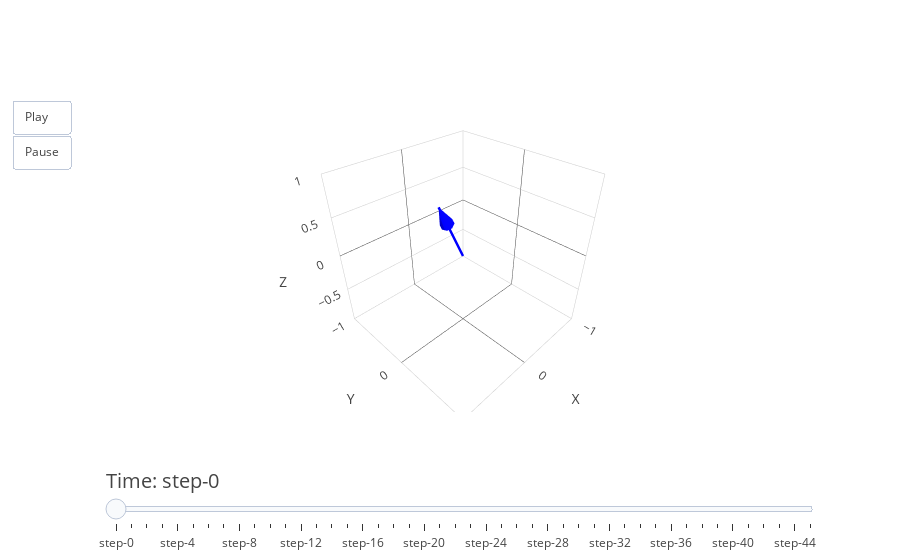

The code cell stored with this chart in its notebook:
### Markdown cell above
DATA Y

### Code cell
quaternion_data = read_csv(full_data_file_path_y)
# Predict states with UKF
predicted_states = []
raw_pitch = []
raw_roll = []
raw_yaw = []

for q in quaternion_data:
    q = q / np.linalg.norm(q)
    ukf.predict()
    ukf.update(q)
    predicted_states.append(ukf.x)
predicted_states = np.array(predicted_states)

roll, pitch, yaw = quaternion_to_euler_angles(q[1], q[2], q[3], q[0])
raw_pitch.append(np.degrees(pitch))
raw_roll.append(np.degrees(roll))
raw_yaw.append(np.degrees(yaw))

plot_euler_angles_3d(predicted_states,10)

### Figure 1 — Plotly figure (JSON) as saved in the notebook; plotly's stock layout.template omitted (floating-point values rounded to 4 significant figures)
{"data": [{"line": {"color": "blue", "width": 5}, "mode": "lines", "name": "Vector", "type": "scatter3d", "x": [0, 0.476], "y": [0, 0.1583], "z": [0, 0.8651]}, {"anchor": "tip", "colorscale": [[0, "blue"], [1, "blue"]], "name": "Arrowhead", "showscale": false, "sizemode": "absolute", "sizeref": 0.3, "type": "cone", "u": [0.476], "v": [0.1583], "w": [0.8651], "x": [0.476], "y": [0.1583], "z": [0.8651]}], "layout": {"scene": {"xaxis": {"range": [-1, 1], "title": {"text": "X"}}, "yaxis": {"range": [-1, 1], "title": {"text": "Y"}}, "zaxis": {"range": [-1, 1], "title": {"text": "Z"}}}, "sliders": [{"currentvalue": {"font": {"size": 20}, "prefix": "Time: "}, "pad": {"t": 50}, "steps": [{"args": [["frame0"], {"frame": {"duration": 50, "redraw": true}, "mode": "immediate"}], "method": "animate"}, {"args": [["frame10"], {"frame": {"duration": 50, "redraw": true}, "mode": "immediate"}], "method": "animate"}, {"args": [["frame20"], {"frame": {"duration": 50, "redraw": true}, "mode": "immediate"}], "method": "animate"}, {"args": [["frame30"], {"frame": {"duration": 50, "redraw": true}, "mode": "immediate"}], "method": "animate"}, {"args": [["frame40"], {"frame": {"duration": 50, "redraw": true}, "mode": "immediate"}], "method": "animate"}, {"args": [["frame50"], {"frame": {"duration": 50, "redraw": true}, "mode": "immediate"}], "method": "animate"}, {"args": [["frame60"], {"frame": {"duration": 50, "redraw": true}, "mode": "immediate"}], "method": "animate"}, {"args": [["frame70"], {"frame": {"duration": 50, "redraw": true}, "mode": "immediate"}], "method": "animate"}, {"args": [["frame80"], {"frame": {"duration": 50, "redraw": true}, "mode": "immediate"}], "method": "animate"}, {"args": [["frame90"], {"frame": {"duration": 50, "redraw": true}, "mode": "immediate"}], "method": "animate"}, {"args": [["frame100"], {"frame": {"duration": 50, "redraw": true}, "mode": "immediate"}], "method": "animate"}, {"args": [["frame110"], {"frame": {"duration": 50, "redraw": true}, "mode": "immediate"}], "method": "animate"}, {"args": [["frame120"], {"frame": {"duration": 50, "redraw": true}, "mode": "immediate"}], "method": "animate"}, {"args": [["frame130"], {"frame": {"duration": 50, "redraw": true}, "mode": "immediate"}], "method": "animate"}, {"args": [["frame140"], {"frame": {"duration": 50, "redraw": true}, "mode": "immediate"}], "method": "animate"}, {"args": [["frame150"], {"frame": {"duration": 50, "redraw": true}, "mode": "immediate"}], "method": "animate"}, {"args": [["frame160"], {"frame": {"duration": 50, "redraw": true}, "mode": "immediate"}], "method": "animate"}, {"args": [["frame170"], {"frame": {"duration": 50, "redraw": true}, "mode": "immediate"}], "method": "animate"}, {"args": [["frame180"], {"frame": {"duration": 50, "redraw": true}, "mode": "immediate"}], "method": "animate"}, {"args": [["frame190"], {"frame": {"duration": 50, "redraw": true}, "mode": "immediate"}], "method": "animate"}, {"args": [["frame200"], {"frame": {"duration": 50, "redraw": true}, "mode": "immediate"}], "method": "animate"}, {"args": [["frame210"], {"frame": {"duration": 50, "redraw": true}, "mode": "immediate"}], "method": "animate"}, {"args": [["frame220"], {"frame": {"duration": 50, "redraw": true}, "mode": "immediate"}], "method": "animate"}, {"args": [["frame230"], {"frame": {"duration": 50, "redraw": true}, "mode": "immediate"}], "method": "animate"}, {"args": [["frame240"], {"frame": {"duration": 50, "redraw": true}, "mode": "immediate"}], "method": "animate"}, {"args": [["frame250"], {"frame": {"duration": 50, "redraw": true}, "mode": "immediate"}], "method": "animate"}, {"args": [["frame260"], {"frame": {"duration": 50, "redraw": true}, "mode": "immediate"}], "method": "animate"}, {"args": [["frame270"], {"frame": {"duration": 50, "redraw": true}, "mode": "immediate"}], "method": "animate"}, {"args": [["frame280"], {"frame": {"duration": 50, "redraw": true}, "mode": "immediate"}], "method": "animate"}, {"args": [["frame290"], {"frame": {"duration": 50, "redraw": true}, "mode": "immediate"}], "method": "animate"}, {"args": [["frame300"], {"frame": {"duration": 50, "redraw": true}, "mode": "immediate"}], "method": "animate"}, {"args": [["frame310"], {"frame": {"duration": 50, "redraw": true}, "mode": "immediate"}], "method": "animate"}, {"args": [["frame320"], {"frame": {"duration": 50, "redraw": true}, "mode": "immediate"}], "method": "animate"}, {"args": [["frame330"], {"frame": {"duration": 50, "redraw": true}, "mode": "immediate"}], "method": "animate"}, {"args": [["frame340"], {"frame": {"duration": 50, "redraw": true}, "mode": "immediate"}], "method": "animate"}, {"args": [["frame350"], {"frame": {"duration": 50, "redraw": true}, "mode": "immediate"}], "method": "animate"}, {"args": [["frame360"], {"frame": {"duration": 50, "redraw": true}, "mode": "immediate"}], "method": "animate"}, {"args": [["frame370"], {"frame": {"duration": 50, "redraw": true}, "mode": "immediate"}], "method": "animate"}, {"args": [["frame380"], {"frame": {"duration": 50, "redraw": true}, "mode": "immediate"}], "method": "animate"}, {"args": [["frame390"], {"frame": {"duration": 50, "redraw": true}, "mode": "immediate"}], "method": "animate"}, {"args": [["frame400"], {"frame": {"duration": 50, "redraw": true}, "mode": "immediate"}], "method": "animate"}, {"args": [["frame410"], {"frame": {"duration": 50, "redraw": true}, "mode": "immediate"}], "method": "animate"}, {"args": [["frame420"], {"frame": {"duration": 50, "redraw": true}, "mode": "immediate"}], "method": "animate"}, {"args": [["frame430"], {"frame": {"duration": 50, "redraw": true}, "mode": "immediate"}], "method": "animate"}, {"args": [["frame440"], {"frame": {"duration": 50, "redraw": true}, "mode": "immediate"}], "method": "animate"}, {"args": [["frame450"], {"frame": {"duration": 50, "redraw": true}, "mode": "immediate"}], "method": "animate"}]}], "updatemenus": [{"buttons": [{"args": [null, {"frame": {"duration": 50, "redraw": true}, "fromcurrent": true}], "label": "Play", "method": "animate"}, {"args": [[null], {"frame": {"duration": 0, "redraw": false}, "mode": "immediate"}], "label": "Pause", "method": "animate"}], "showactive": false, "type": "buttons"}]}}
